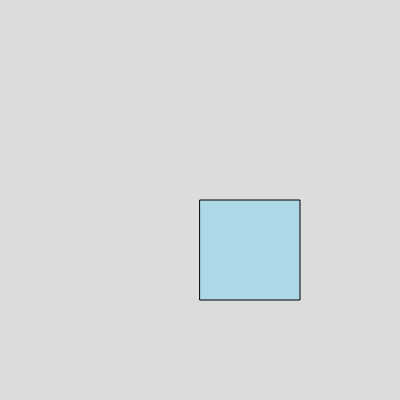
Frame 1 (no input)
Frame 60 (no input): identical to frame 1, image omitted
Frame 120 (the mouse pressed at the canvas centre since frame 60): identical to frame 1, image omitted

The p5.js sketch that drew this single still picture (run headless with seeded random() and noise() and a simulated clock; from frame 60 on, the mouse is pressed at the canvas centre):

// p5.js sketch
// ── sketch.js
function setup() {
  createCanvas(400, 400);

  
}

function draw() {
  background(220);
fill("lightblue")
  rect(200,200,100,100)
}
